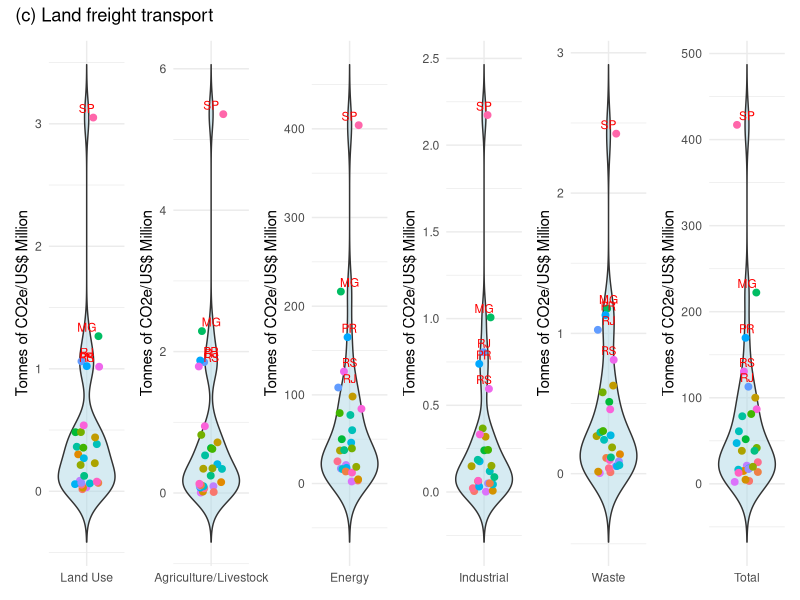

Generate this figure with R:
# Instalar e carregar pacotes necessários
if (!require("readxl")) install.packages("readxl", dependencies = TRUE)
if (!require("ggplot2")) install.packages("ggplot2", dependencies = TRUE)
if (!require("patchwork")) install.packages("patchwork", dependencies = TRUE)

library(readxl)
library(ggplot2)
library(patchwork)

# Ler o arquivo Excel
dados <- read_excel("violin3.xlsx")

# Converter os dados para formato longo para facilitar o uso no ggplot2
install.packages("tidyr")
library(tidyr)
dados_long <- pivot_longer(dados, cols = -id, names_to = "categoria", values_to = "valor")

# Criar gráficos para cada categoria
graficos <- lapply(unique(dados_long$categoria), function(cat) {
  dados_cat <- dados_long[dados_long$categoria == cat, ]
  top_outliers <- dados_cat[order(-dados_cat$valor), ][1:5, ]
  
  ggplot(dados_cat, aes(x = categoria, y = valor)) +
    geom_violin(trim = FALSE, fill = "lightblue", alpha = 0.5) +
    geom_jitter(aes(color = id), width = 0.2, size = 2) +
    geom_text(data = top_outliers, aes(label = id), vjust = -0.5, color = "red", size = 3) +
    labs(title = NULL, x = NULL, y = "Tonnes of CO2e/US$ Million") +
    theme_minimal() +
    theme(legend.position = "none")
})

# Combinar gráficos lado a lado
layout <- wrap_plots(graficos, ncol = 6) +
  plot_annotation(title = "(c) Land freight transport")

# Exibir os gráficos
print(layout)

